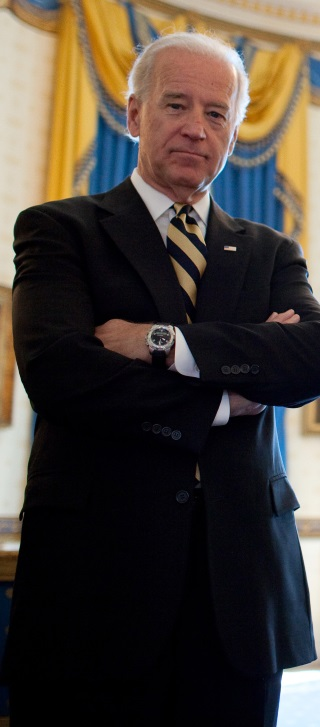
#> input picture Image Processing #11 - Speed up image processing with numba/biden.jpg, 320 x 727 px
$ python negative2.py --file 'Image Processing #11 - Speed up image processing with numba/biden.jpg'
#> lines starting #> are read from the running program, lines starting #| are printed output that depends on the picture
#-*- coding: utf-8 -*-
"""
"""
from __future__ import print_function
import numpy as np
import cv2
import argparse


parser = argparse.ArgumentParser(description="OpenCV Example")
parser.add_argument("--file", type=str, required=True, help="filename of the input image to process")
args = parser.parse_args()

print ('cv2.__version__(%s)'%(cv2.__version__))

img = cv2.imread(args.file, cv2.IMREAD_COLOR)
#> img is the input picture: shape (727, 320, 3); mean B, G, R 55.5, 62.7, 70.7
if img is None:
    print ('Image[%s] open error' %(args["image"]))
    exit(0)

cv2.imshow('Original', img)

img_nega = 255 - img
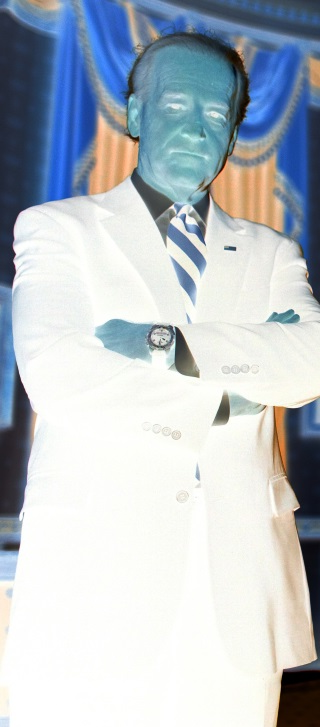
#> img_nega: shape (727, 320, 3); mean B, G, R 199.5, 192.3, 184.3

cv2.imshow('Negative',img_nega)
cv2.waitKey(0)
cv2.destroyAllWindows()
